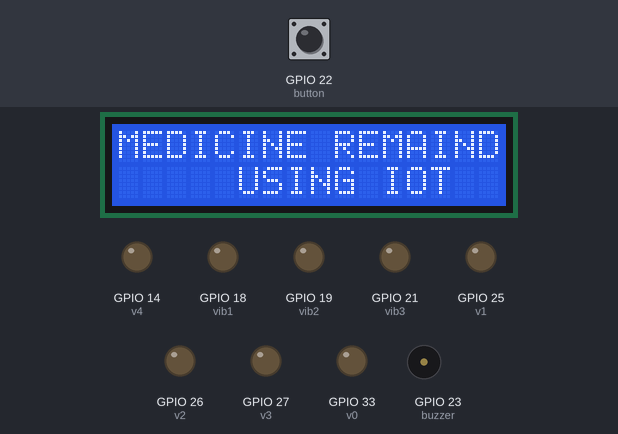
A sketch run on a simulated ESP32. Shown: 16×2 character LCD, output pins drawn as LEDs (lit = HIGH), buzzer (waves = sounding, pin HIGH). Inputs (shaded band) come from the test bench; at power-on: GPIO 22 (button) LOW. WiFi joins after 1.5 s; servers stay silent unless stated; uploads are accepted with an empty reply; what the sketch prints to the serial monitor is not drawn.

Above: at 0.1 s.
At 6.3 s:
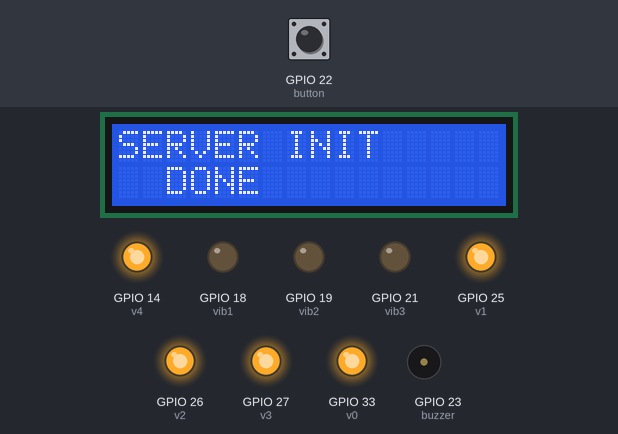
At 9.7 s:
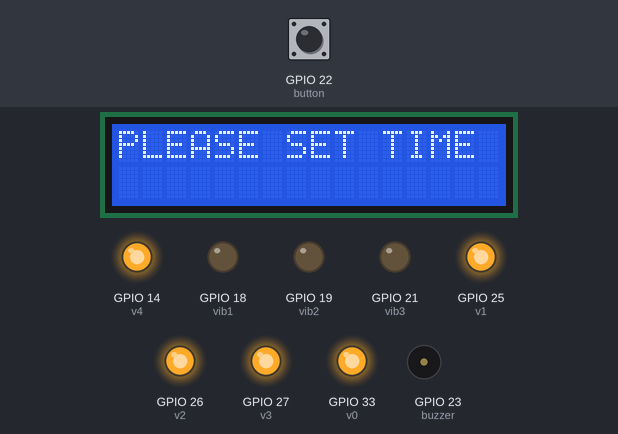
At 11.0 s:
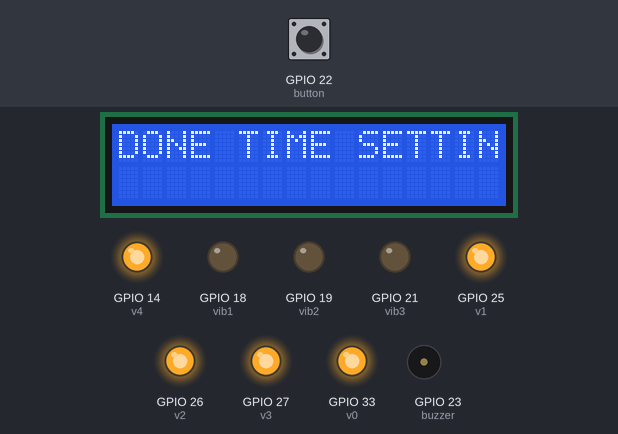
At 31.9 s:
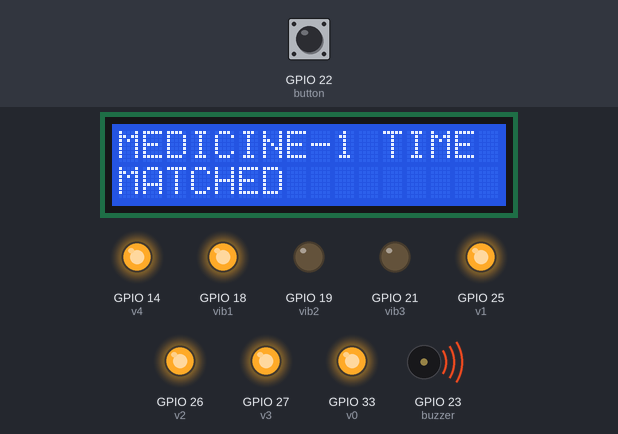
At 36.9 s:
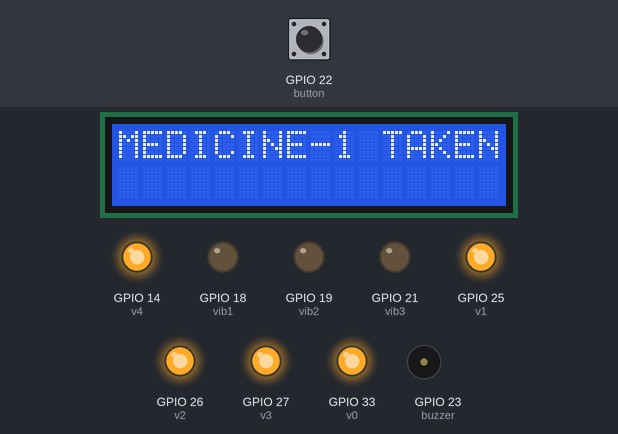
Timing chart, 0 to 38.4 s (numbered marks = the images above):
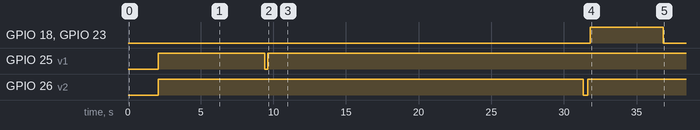

Measured:
- by itself, GPIO 18 (vib1), GPIO 23 (buzzer): LOW → HIGH at 31.8 s, → LOW 5.0 s later
- by itself, GPIO 26 (v2): HIGH → LOW at 31.3 s, → HIGH 0.30 s later
- what the display in image 1 shows lasts 3.0 s, from 6.2 s to 9.2 s
- what the display in image 2 shows lasts 1.7 s, from 9.2 s to 10.9 s
- what the display in image 3 shows lasts 20.2 s, from 10.9 s to 31.1 s
- what the display in image 4 shows lasts 5.7 s, from 31.1 s to 36.8 s

The sketch:

pill_remainder_sphn.ino
```cpp
#include <WiFi.h>
#include <HTTPClient.h>
#include <LiquidCrystal.h>
#include <String.h>

LiquidCrystal lcd (15,2,4,16,17,5);

#define ldr1Pin 34
#define ldr2Pin 35
#define ldr3Pin 32

#define button 22

#define vib1 18
#define vib2 19
#define vib3 21

#define v0 33
#define v1 25
#define v2 26
#define v3 27
#define v4 14
#define buzzer 23


int ldr1 = 0;
int ldr2 = 0;
int ldr3 = 0;
int flag = 0;


// WiFi parameters to be configured
const char* ssid = "project12"; // Hoofdlettergevoelig
const char* password = "project123456"; // Hoofdlettergevoelig

String q = "http://projectsiot.xyz/IoTProjects/Pill/upload.php?a=";
String iot = "\0";
String p = "http://sms.scubedigi.com/api.php?username=Mydreamacd&password=Mydream123&to=9381256458&from=MYDREM&message=";
String msg = "\0";
String gas2 = "\0";

String box1 = "N";
String box2 = "N";
String box3 = "N";

/*
int freq = 5000;
int ledChannel = 0;
int resolution = 8;
int dutyCycle = 0;
*/


void lcdstring (int a, int b, String w)
{
  lcd.setCursor(a,b);
  lcd.print(w);
}

void setup(void) {
  Serial.begin(9600);
  Serial.print("Bezig met verbinden");
 WiFi.begin(ssid, password); // Connect to WiFi
 lcd.begin(16,2);

lcd.clear();
lcd.setCursor(0,0);
        lcd.print("MEDICINE REMAINDER");
        lcd.setCursor( 2,1);
         lcd.print("   USING IOT   ");
         delay(2000);

 pinMode(ldr1Pin,INPUT);
 pinMode(ldr2Pin,INPUT);
 pinMode(ldr3Pin,INPUT);

 pinMode(button,INPUT);

 pinMode(vib1,OUTPUT);
 pinMode(vib2,OUTPUT);
 pinMode(vib3,OUTPUT);

 pinMode(v0,OUTPUT);
 pinMode(v1,OUTPUT);
 pinMode(v2,OUTPUT);
 pinMode(v3,OUTPUT);
 pinMode(v4,OUTPUT);

pinMode(buzzer,OUTPUT);

digitalWrite(v0,HIGH);
digitalWrite(v1,HIGH);
digitalWrite(v2,HIGH);
digitalWrite(v3,HIGH);
digitalWrite(v4,HIGH);


digitalWrite(v0,LOW);
delay(200);
digitalWrite(v0,HIGH);
delay(3000);

lcd.clear();
lcd.setCursor(0,0);
        lcd.print("SERVER INIT          ");
        lcd.setCursor( 2,1);
         lcd.print("PLEASE WAIT           ");
         delay(200);

  // while wifi not connected yet, print '.'
  // then after it connected, get out of the loop
  while (WiFi.status() != WL_CONNECTED) {
     lcd.clear();
     lcdstring(0,0,"connecting to ");
     lcdstring(0,1,ssid);
     delay(500);
     Serial.print(".");
  }
  lcd.clear();
     lcdstring(0,0,"connected to");
     lcdstring(0,1,ssid);
  // Verbonden.
  Serial.println("OK!");

  // Access Point (SSID).
  Serial.print("SSID: ");
  Serial.println(WiFi.SSID());

  // IP adres.
  Serial.print("IP: ");
  Serial.println(WiFi.localIP());

  // Signaalsterkte.
  long rssi = WiFi.RSSI();
  Serial.print("Signaal sterkte (RSSI): ");
  Serial.print(rssi);
  Serial.println(" dBm");
  Serial.println("");


if(WiFi.status()== WL_CONNECTED){ //Check WiFi connection status

    HTTPClient http; //Declare an object of class HTTPClient
   // http.begin("http://sms.scubedigi.com/api.php?username=Mydreamacd&password=Mydre@m123&to=9652490222&from=MYDREM&message=RJANED;LKSDF"); //Specify request destination

  http.begin("http://projectsiot.xyz/IoTProjects/Pill/upload.php?a=U&b=N&c=N&d=N&e=N");

int httpCode = http.GET(); //Send the request
    if (httpCode > 0) { //Check the returning code
      String payload = http.getString(); //Get the request response payload
      Serial.println(payload); //Print the response payload
    }
    http.end(); //Close connection

delay(500);
}
/*
Serial.println("sending welcome message............");

 if(WiFi.status()== WL_CONNECTED){ //Check WiFi connection status

    HTTPClient http; //Declare an object of class HTTPClient
   http.begin("http://sms.scubedigi.com/api.php?username=Mydreamacd&password=Mydre@m123&to=9493206867&from=MYDREM&message=WELCOME%20TO%20PROJECT"); //Specify request destination

  //http.begin("http://projectsiot.xyz/IoTProjects/PrepaidCardPetrol/petrolcard.php?a=U&b=0&c=0");

int httpCode = http.GET(); //Send the request
    if (httpCode > 0) { //Check the returning code
      String payload = http.getString(); //Get the request response payload
      Serial.println(payload); //Print the response payload
    }
    http.end(); //Close connection

delay(500);
}
*/

lcd.clear();
lcd.setCursor(0,0);
        lcd.print("SERVER INIT          ");
        lcd.setCursor( 2,1);
         lcd.print("DONE           ");
         delay(3000);
lcdstring(0,0,"PLEASE SET TIME   ");
lcdstring(0,1,"                    ");
delay(200);
digitalWrite(v1,LOW);
delay(200);
digitalWrite(v1,HIGH);
delay(1000);

}

void loop() {

Serial.println("button="+String(digitalRead(button)));

iot = q + box1 + "&b=" + box2 + "&c=" + box3 ;
send2server ();

while (digitalRead(button)==HIGH);

Serial.println("button="+String(digitalRead(button)));

lcdstring(0,0,"DONE TIME SETTING  ");
lcdstring(0,1,"                    ");
delay(200);

delay(20000);

lcdstring(0,0,"MEDICINE-1 TIME    ");
lcdstring(0,1,"MATCHED             ");
delay(200);

digitalWrite(v2,LOW);
delay(300);
digitalWrite(v2,HIGH);
delay(200);
digitalWrite(buzzer,HIGH);
digitalWrite(vib1,HIGH);
delay(5000);

digitalWrite(buzzer,LOW);
digitalWrite(vib1,LOW);

ldr1 = analogRead(ldr1Pin);
Serial.println("ldr1="+String(ldr1));

if (ldr1< 3000)
{
  box1 = "Y";

lcdstring(0,0,"MEDICINE-1 TAKEN   ");
lcdstring(0,1,"                       ");
delay(200);
}
else
{
  box1 = "N";
msg = p + "NOT%20TAKEN%20MEDICINE%201";
sendmsg();
lcdstring(0,0,"MEDICINE-1 NOT    ");
lcdstring(0,1,"TAKEN                  ");
delay(200);
}

iot = q + box1 + "&b=" + box2 + "&c=" + box3 ;
send2server ();

delay(20000);

lcdstring(0,0,"MEDICINE-2 TIME    ");
lcdstring(0,1,"MATCHED             ");
delay(200);

digitalWrite(v3,LOW);
delay(300);
digitalWrite(v3,HIGH);
delay(200);
digitalWrite(buzzer,HIGH);
digitalWrite(vib2,HIGH);
delay(5000);

digitalWrite(buzzer,LOW);
digitalWrite(vib2,LOW);

ldr2 = analogRead(ldr2Pin);
Serial.println("ldr2="+String(ldr2));

if (ldr2 < 3000)
{
  box2 = "Y";

msg = p + "NOT%20TAKEN%20MEDICINE%202";
sendmsg();
lcdstring(0,0,"MEDICINE-2 TAKEN   ");
lcdstring(0,1,"                       ");
delay(200);
}
else
{
  box2 = "N";

lcdstring(0,0,"MEDICINE-2 NOT    ");
lcdstring(0,1,"TAKEN                  ");
delay(200);
}

iot = q + box1 + "&b=" + box2 + "&c=" + box3 ;
send2server ();
delay(20000);

lcdstring(0,0,"MEDICINE-3 TIME    ");
lcdstring(0,1,"MATCHED             ");
delay(200);

digitalWrite(v4,LOW);
delay(300);
digitalWrite(v4,HIGH);
delay(200);
digitalWrite(buzzer,HIGH);
digitalWrite(vib3,HIGH);
delay(5000);

digitalWrite(buzzer,LOW);
digitalWrite(vib3,LOW);

ldr3 = analogRead(ldr3Pin);
Serial.println("ldr3="+String(ldr3));

if (ldr3 < 3000)
{
  box3 = "Y";
lcdstring(0,0,"MEDICINE-3 TAKEN   ");
lcdstring(0,1,"                       ");
delay(200);
}
else
{
  box3 = "N";

msg = p + "NOT%20TAKEN%20MEDICINE%203";
sendmsg();
lcdstring(0,0,"MEDICINE-3 NOT    ");
lcdstring(0,1,"TAKEN                  ");

delay(200);
}

iot = q + box1 + "&b=" + box2 + "&c=" + box3 ;
send2server ();

delay(20000);

}// LOOP

void send2server ()
{
   Serial.println(iot);
if(WiFi.status()== WL_CONNECTED){ //Check WiFi connection status

    HTTPClient http; //Declare an object of class HTTPClient

   http.begin(iot);

int httpCode = http.GET(); //Send the request
    if (httpCode > 0) { //Check the returning code
      String payload = http.getString(); //Get the request response payload
      Serial.println(payload); //Print the response payload
    }
    http.end(); //Close connection

delay(100);
}
}
void sendmsg ()
{
  Serial.println("sending message-----------");

 Serial.print("msg = "); Serial.println(msg);
if(WiFi.status()== WL_CONNECTED){ //Check WiFi connection status

    HTTPClient http; //Declare an object of class HTTPClient

  http.begin(msg);

int httpCode = http.GET(); //Send the request
    if (httpCode > 0) { //Check the returning code
      String payload = http.getString(); //Get the request response payload
      Serial.println(payload); //Print the response payload
    }
    http.end(); //Close connection

delay(100);
}

}
```
